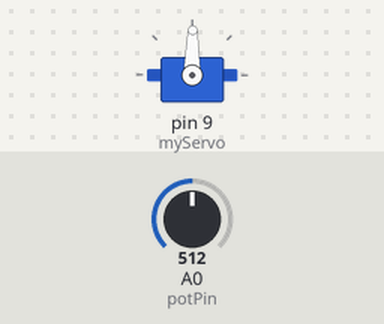
This sketch was run on a simulated Arduino Uno, built with avr-gcc and run on an emulated ATmega328P. On the bench: servo. Inputs (shaded band) come from the test bench; at power-on: A0 (potPin) = 512. What the sketch prints to the serial monitor is not drawn.

Above: at 1.2 s.
1.3 s: A0 (potPin) set to 109
At 2.0 s:
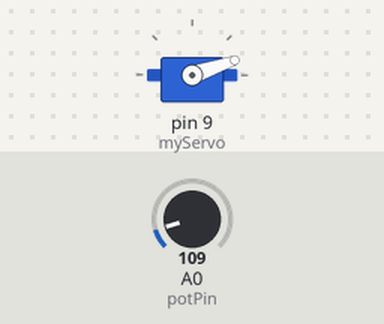
2.8 s: A0 (potPin) set to 91
At 3.2 s:
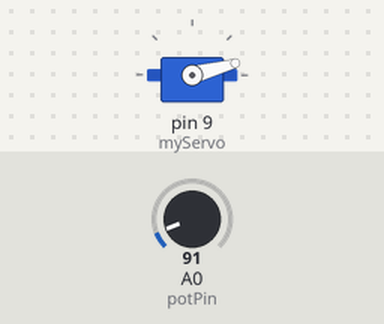
4.5 s: A0 (potPin) set to 1023
At 5.5 s:
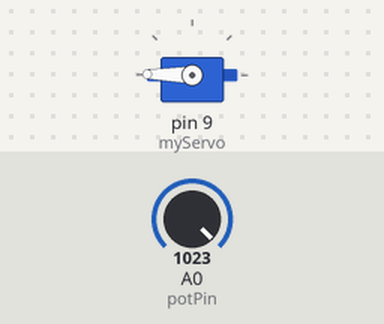
6.0 s: A0 (potPin) set to 989
At 6.8 s:
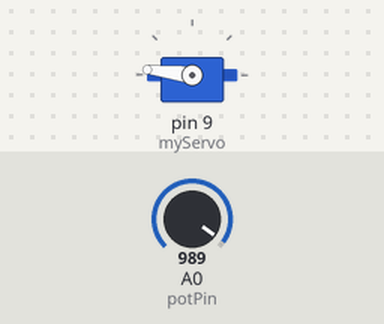
7.5 s: A0 (potPin) set to 900
At 7.9 s:
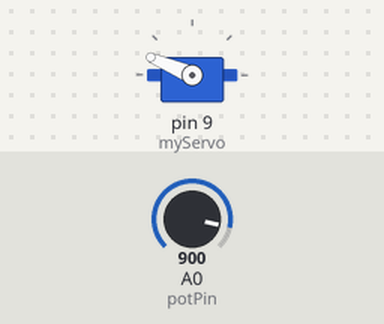
9.0 s: A0 (potPin) set to 511
At 10.2 s:
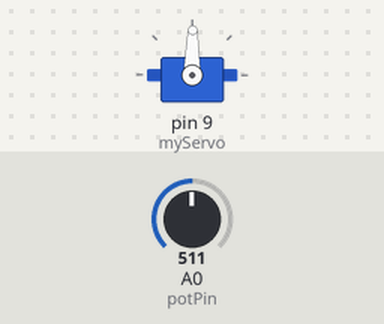
Timing chart, 0 to 11.5 s (numbered marks = the images above; inputs shaded):
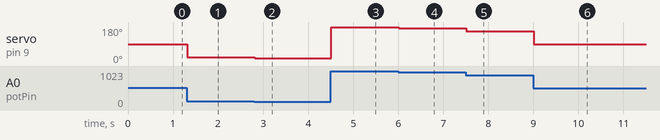

The sketch:

AU_Project05.ino
```cpp
#include <Servo.h>

Servo myServo;
int const potPin = A0;
int potValue;
int angle;

void setup() {
  // put your setup code here, to run once:
  myServo.attach(9);
  Serial.begin(9600);
}

void loop() {
  // put your main code here, to run repeatedly:
  potValue = analogRead(potPin);
  Serial.print("potValue: ");
  Serial.print(potValue);

  //pretvaramo procitanu vrijednost u kut
  // vrijednost, min i max inputa, min i max outputa
  angle = map(potValue, 0, 1023, 0, 179);

  myServo.write(angle); //pomicemo ga za taj kut;
  delay(15);
}
```

Measured:
- after the input at 1.3 s, servo on pin 9 (myServo): 89° → 19° at once
- after the input at 2.8 s, servo on pin 9 (myServo): 19° → 15° at once
- after the input at 4.5 s, servo on pin 9 (myServo): 15° → 179° at once
- after the input at 6.0 s, servo on pin 9 (myServo): 179° → 173° at once
- after the input at 7.5 s, servo on pin 9 (myServo): 173° → 157° at once
- after the input at 9.0 s, servo on pin 9 (myServo): 157° → 89° at once
